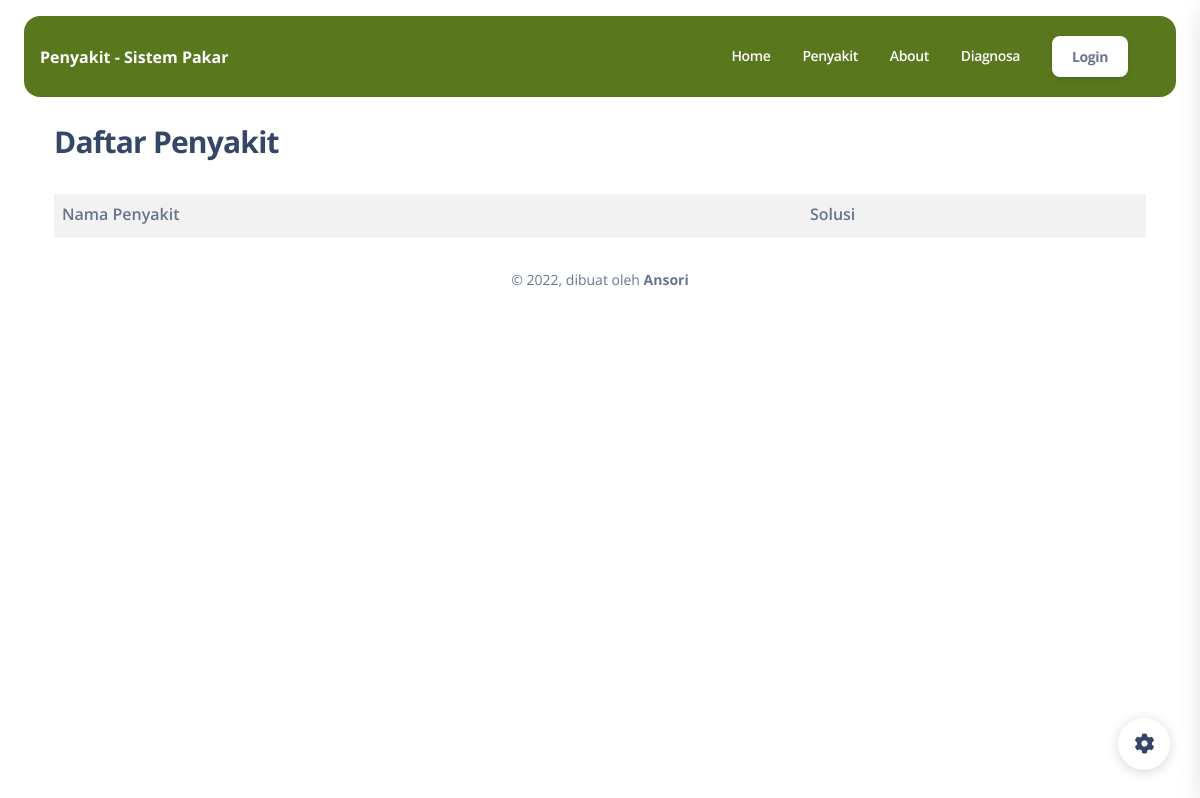
Page /index.php/site/penyakit on the earlier database version.
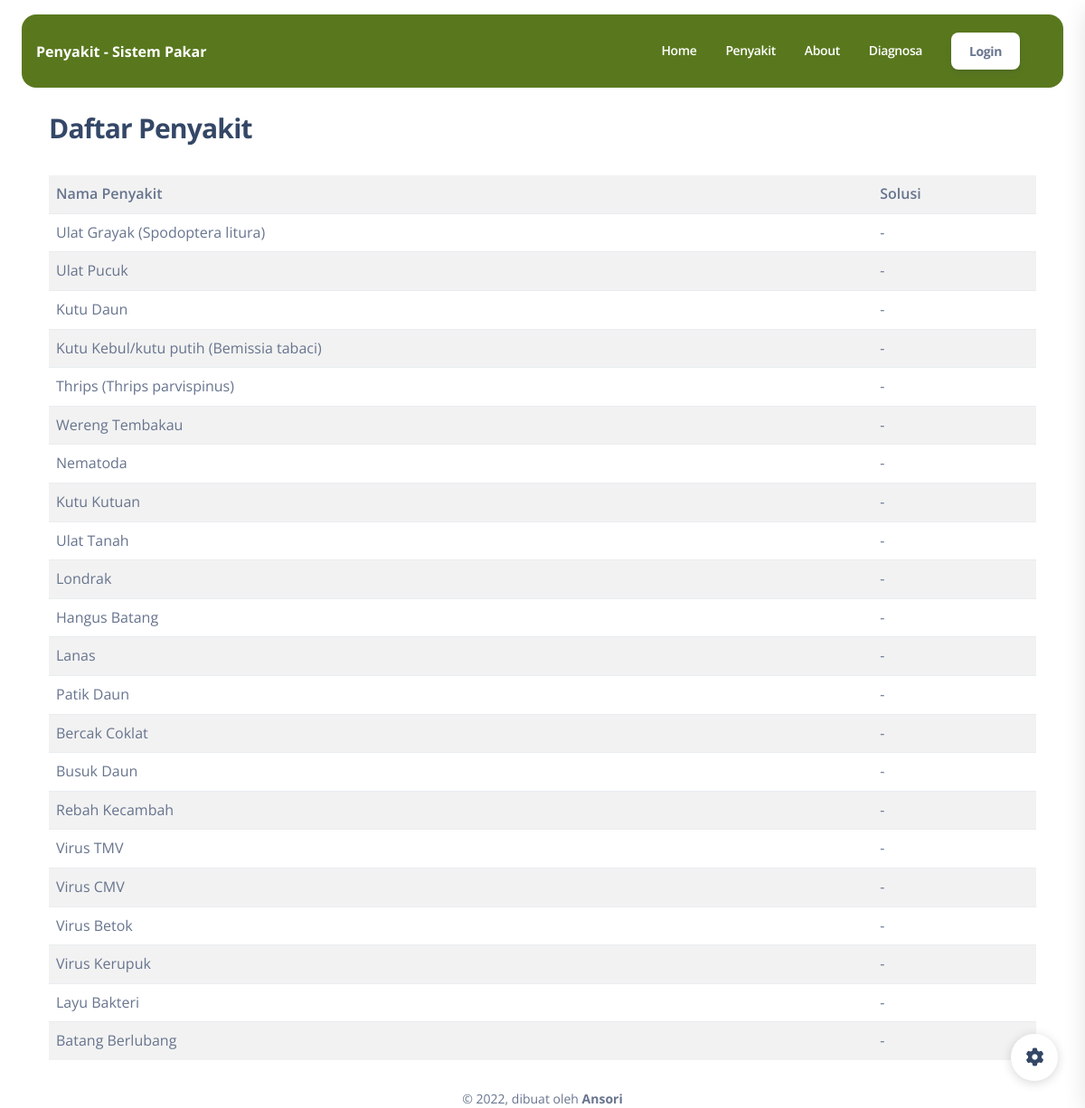
Same page on the later database version.
### tables this page shows
CREATE TABLE `penyakit` (
  `id` int NOT NULL,
  `nama` varchar(40) NOT NULL,
  `solusi` text
);

### application/views/frontend/layout/content.php (called while the page is built)
<?php
include str_replace("system", "application/views/frontend/content", BASEPATH)."/$content.php";
 ?>

### application/controllers/Site.php (called while the page is built, shortened)
<?php
class Site extends CI_Controller {
    public function __construct(){
        $this->load->model('Datamodel', 'datamodel');
    }
	public function penyakit(){
		$data['title'] 		= "Penyakit - Sistem Pakar";
        $data['content'] 	= "home/penyakit";
		$data['data']		= $this->db->get("penyakit")->result_array();
		$this->load->view('frontend/index',$data);
	}
}
?>

### index.php (called while the page is built, shortened)
<?php
require_once BASEPATH.'core/CodeIgniter.php';

### application/views/frontend/content/home/penyakit.php (the view, shortened to what this page needs)
<main class="main-content mt-1 border-radius-lg">
    <div class="container mt-4">
            <h3>Daftar Penyakit</h3>
            <form action="<?= base_url('site/hasil') ?>" method="post">
               <div class="table-responsive">
                <table class="table table-striped mt-4">
                        <tr>
                            <th >Nama Penyakit</th><th >Solusi</th>
                        </tr>
                        <?php foreach ($data as $g) {?>
                        <tr>
                            <td ><?= $g['nama'] ?></td><td ><?= str_replace(PHP_EOL, ' <br> ', $g['solusi']) ?></td>
                        </tr>
                        <?php } ?>
                    </table>
               </div>
            </form>
    </div>
</main>

Differences in the rows shown:
added penyakit: nama "Ulat Grayak (Spodoptera litura)", solusi "-"
added penyakit: nama "Ulat Pucuk", solusi "-"
added penyakit: nama "Kutu Daun", solusi "-"
added penyakit: nama "Kutu Kebul/kutu putih (Bemissia tabaci)", solusi "-"
added penyakit: nama "Thrips (Thrips parvispinus)", solusi "-"
added penyakit: nama "Wereng Tembakau", solusi "-"
added penyakit: nama "Nematoda", solusi "-"
added penyakit: nama "Kutu Kutuan", solusi "-"
added penyakit: nama "Ulat Tanah", solusi "-"
added penyakit: nama "Londrak", solusi "-"
added penyakit: nama "Hangus Batang", solusi "-"
added penyakit: nama "Lanas", solusi "-"
added penyakit: nama "Patik Daun", solusi "-"
added penyakit: nama "Bercak Coklat", solusi "-"
added penyakit: nama "Busuk Daun", solusi "-"
added penyakit: nama "Rebah Kecambah", solusi "-"
added penyakit: nama "Virus TMV", solusi "-"
added penyakit: nama "Virus CMV", solusi "-"
added penyakit: nama "Virus Betok", solusi "-"
added penyakit: nama "Virus Kerupuk", solusi "-"
added penyakit: nama "Layu Bakteri", solusi "-"
added penyakit: nama "Batang Berlubang", solusi "-"
